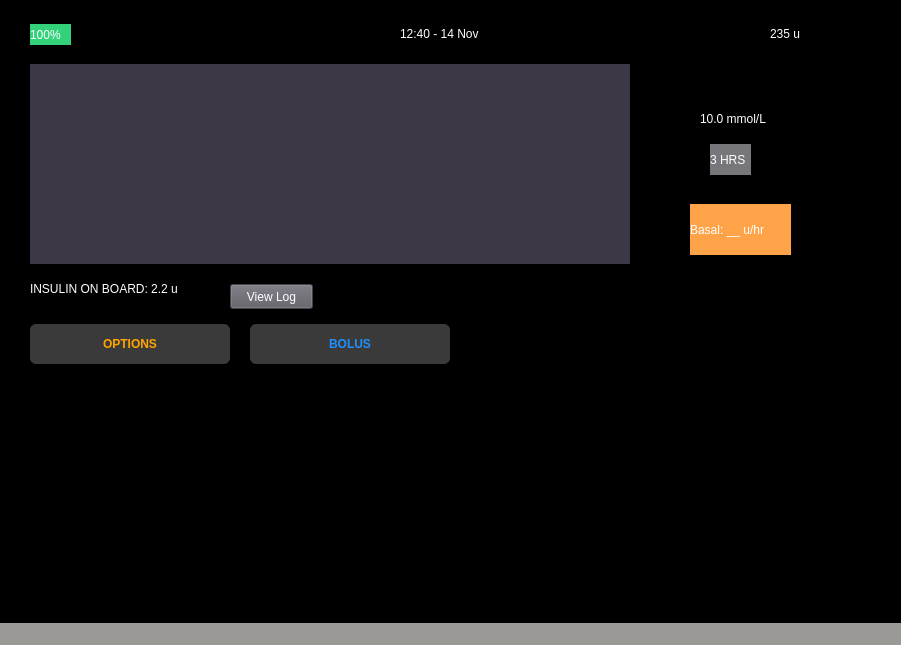
<?xml version="1.0" encoding="UTF-8"?>
<ui version="4.0">
 <class>MainWindow</class>
 <widget class="QMainWindow" name="MainWindow">
  <property name="geometry">
   <rect>
    <x>0</x>
    <y>0</y>
    <width>901</width>
    <height>645</height>
   </rect>
  </property>
  <property name="windowTitle">
   <string>MainWindow</string>
  </property>
  <property name="styleSheet">
   <string notr="true">background-color: rgb(154, 153, 150);</string>
  </property>
  <widget class="QWidget" name="centralwidget">
   <property name="styleSheet">
    <string notr="true">background-color: rgb(0, 0, 0); color: rgb(255, 255, 255);</string>
   </property>
   <widget class="QStackedWidget" name="stackedWidget">
    <property name="geometry">
     <rect>
      <x>0</x>
      <y>4</y>
      <width>921</width>
      <height>681</height>
     </rect>
    </property>
    <widget class="QWidget" name="homePage">
     <widget class="ClickableLabel" name="batteryLabel">
      <property name="geometry">
       <rect>
        <x>30</x>
        <y>20</y>
        <width>41</width>
        <height>21</height>
       </rect>
      </property>
      <property name="styleSheet">
       <string notr="true">background-color: rgb(51, 209, 122);</string>
      </property>
      <property name="text">
       <string>100%</string>
      </property>
     </widget>
     <widget class="QLabel" name="timeLabel">
      <property name="geometry">
       <rect>
        <x>400</x>
        <y>20</y>
        <width>100</width>
        <height>20</height>
       </rect>
      </property>
      <property name="text">
       <string>12:40 - 14 Nov</string>
      </property>
     </widget>
     <widget class="QLabel" name="reservoirLabel">
      <property name="geometry">
       <rect>
        <x>770</x>
        <y>20</y>
        <width>60</width>
        <height>20</height>
       </rect>
      </property>
      <property name="text">
       <string>235 u</string>
      </property>
     </widget>
     <widget class="QCustomPlot" name="glucoseGraph" native="true">
      <property name="geometry">
       <rect>
        <x>30</x>
        <y>60</y>
        <width>600</width>
        <height>200</height>
       </rect>
      </property>
      <property name="styleSheet">
       <string notr="true">background-color: rgb(61, 56, 70);</string>
      </property>
     </widget>
     <widget class="QLabel" name="glucoseLabel">
      <property name="geometry">
       <rect>
        <x>700</x>
        <y>100</y>
        <width>150</width>
        <height>30</height>
       </rect>
      </property>
      <property name="text">
       <string>10.0 mmol/L</string>
      </property>
     </widget>
     <widget class="QLabel" name="durationLabel">
      <property name="geometry">
       <rect>
        <x>710</x>
        <y>140</y>
        <width>41</width>
        <height>31</height>
       </rect>
      </property>
      <property name="styleSheet">
       <string notr="true">background-color: rgb(119, 118, 123);</string>
      </property>
      <property name="text">
       <string>3 HRS</string>
      </property>
     </widget>
     <widget class="QLabel" name="iobLabel">
      <property name="geometry">
       <rect>
        <x>30</x>
        <y>270</y>
        <width>200</width>
        <height>30</height>
       </rect>
      </property>
      <property name="text">
       <string>INSULIN ON BOARD: 2.2 u</string>
      </property>
     </widget>
     <widget class="QPushButton" name="optionsButton">
      <property name="geometry">
       <rect>
        <x>30</x>
        <y>320</y>
        <width>200</width>
        <height>40</height>
       </rect>
      </property>
      <property name="styleSheet">
       <string notr="true">QPushButton { background-color: #3a3a3a; color: orange; font-weight: bold; border-radius: 6px; padding: 8px; } QPushButton:pressed { background-color: #2b2b2b; }</string>
      </property>
      <property name="text">
       <string>OPTIONS</string>
      </property>
     </widget>
     <widget class="QPushButton" name="bolusButton">
      <property name="geometry">
       <rect>
        <x>250</x>
        <y>320</y>
        <width>200</width>
        <height>40</height>
       </rect>
      </property>
      <property name="styleSheet">
       <string notr="true">QPushButton { background-color: #3a3a3a; color: #1e90ff; font-weight: bold; border-radius: 6px; padding: 8px; } QPushButton:pressed { background-color: #2b2b2b; }</string>
      </property>
      <property name="text">
       <string>BOLUS</string>
      </property>
     </widget>
     <widget class="QPushButton" name="buttonViewLog">
      <property name="geometry">
       <rect>
        <x>230</x>
        <y>280</y>
        <width>83</width>
        <height>25</height>
       </rect>
      </property>
      <property name="styleSheet">
       <string notr="true">background-color: rgb(94, 92, 100)</string>
      </property>
      <property name="text">
       <string>View Log</string>
      </property>
     </widget>
     <widget class="QLabel" name="basalRateLabel">
      <property name="geometry">
       <rect>
        <x>690</x>
        <y>200</y>
        <width>101</width>
        <height>51</height>
       </rect>
      </property>
      <property name="styleSheet">
       <string notr="true">background-color: rgb(255, 163, 72);</string>
      </property>
      <property name="text">
       <string>Basal: __ u/hr</string>
      </property>
     </widget>
    </widget>
    <widget class="QWidget" name="bolusPage">
     <widget class="QLabel" name="labelBolusTitle">
      <property name="geometry">
       <rect>
        <x>460</x>
        <y>50</y>
        <width>111</width>
        <height>31</height>
       </rect>
      </property>
      <property name="styleSheet">
       <string notr="true">background-color:rgb(153, 193, 241)</string>
      </property>
      <property name="text">
       <string> Bolus Delivery</string>
      </property>
     </widget>
     <widget class="QLineEdit" name="lineEditGlucose">
      <property name="geometry">
       <rect>
        <x>210</x>
        <y>110</y>
        <width>142</width>
        <height>25</height>
       </rect>
      </property>
      <property name="styleSheet">
       <string notr="true">background-color: rgb(237, 51, 59);</string>
      </property>
     </widget>
     <widget class="QLineEdit" name="lineEditCarbs">
      <property name="geometry">
       <rect>
        <x>210</x>
        <y>150</y>
        <width>142</width>
        <height>25</height>
       </rect>
      </property>
      <property name="styleSheet">
       <string notr="true">background-color: rgb(237, 51, 59);</string>
      </property>
     </widget>
     <widget class="QLineEdit" name="targetGlucoseInput_2">
      <property name="geometry">
       <rect>
        <x>210</x>
        <y>190</y>
        <width>142</width>
        <height>25</height>
       </rect>
      </property>
      <property name="styleSheet">
       <string notr="true">background-color: rgb(237, 51, 59);</string>
      </property>
     </widget>
     <widget class="QLineEdit" name="isfInput_2">
      <property name="geometry">
       <rect>
        <x>210</x>
        <y>230</y>
        <width>142</width>
        <height>25</height>
       </rect>
      </property>
      <property name="styleSheet">
       <string notr="true">background-color: rgb(237, 51, 59);</string>
      </property>
     </widget>
     <widget class="QLineEdit" name="crInput_2">
      <property name="geometry">
       <rect>
        <x>210</x>
        <y>270</y>
        <width>142</width>
        <height>25</height>
       </rect>
      </property>
      <property name="styleSheet">
       <string notr="true">background-color: rgb(237, 51, 59);</string>
      </property>
     </widget>
     <widget class="QPushButton" name="buttonDeliver">
      <property name="geometry">
       <rect>
        <x>380</x>
        <y>320</y>
        <width>200</width>
        <height>40</height>
       </rect>
      </property>
      <property name="styleSheet">
       <string notr="true">background-color: rgb(53, 132, 228);</string>
      </property>
      <property name="text">
       <string>Deliver</string>
      </property>
     </widget>
     <widget class="QPushButton" name="buttonBackFromBolus">
      <property name="geometry">
       <rect>
        <x>50</x>
        <y>50</y>
        <width>100</width>
        <height>30</height>
       </rect>
      </property>
      <property name="styleSheet">
       <string notr="true">background-color: rgb(153, 193, 241);</string>
      </property>
      <property name="text">
       <string>&lt; Back</string>
      </property>
     </widget>
     <widget class="QLabel" name="label">
      <property name="geometry">
       <rect>
        <x>130</x>
        <y>120</y>
        <width>62</width>
        <height>17</height>
       </rect>
      </property>
      <property name="text">
       <string>Glucose:</string>
      </property>
     </widget>
     <widget class="QLabel" name="label_2">
      <property name="geometry">
       <rect>
        <x>140</x>
        <y>160</y>
        <width>62</width>
        <height>17</height>
       </rect>
      </property>
      <property name="text">
       <string>Carbs:</string>
      </property>
     </widget>
     <widget class="QLabel" name="label_3">
      <property name="geometry">
       <rect>
        <x>90</x>
        <y>190</y>
        <width>111</width>
        <height>20</height>
       </rect>
      </property>
      <property name="text">
       <string>Target Glucose:</string>
      </property>
     </widget>
     <widget class="QLabel" name="label_4">
      <property name="geometry">
       <rect>
        <x>140</x>
        <y>230</y>
        <width>62</width>
        <height>17</height>
       </rect>
      </property>
      <property name="text">
       <string>ISF:</string>
      </property>
     </widget>
     <widget class="QLabel" name="label_5">
      <property name="geometry">
       <rect>
        <x>121</x>
        <y>270</y>
        <width>81</width>
        <height>20</height>
       </rect>
      </property>
      <property name="text">
       <string>Carb Ratio:</string>
      </property>
     </widget>
     <widget class="QPushButton" name="buttonSaveProfile">
      <property name="geometry">
       <rect>
        <x>30</x>
        <y>330</y>
        <width>81</width>
        <height>31</height>
       </rect>
      </property>
      <property name="styleSheet">
       <string notr="true">background-color: rgb(192, 97, 203);</string>
      </property>
      <property name="text">
       <string>Profiles</string>
      </property>
     </widget>
     <widget class="QLabel" name="label_7">
      <property name="geometry">
       <rect>
        <x>30</x>
        <y>310</y>
        <width>62</width>
        <height>17</height>
       </rect>
      </property>
      <property name="text">
       <string>Name:</string>
      </property>
     </widget>
     <widget class="QLineEdit" name="lineEditName">
      <property name="geometry">
       <rect>
        <x>80</x>
        <y>300</y>
        <width>113</width>
        <height>25</height>
       </rect>
      </property>
      <property name="styleSheet">
       <string notr="true">background-color: rgb(119, 118, 123)</string>
      </property>
      <property name="text">
       <string/>
      </property>
     </widget>
     <widget class="QComboBox" name="comboBoxProfiles">
      <property name="geometry">
       <rect>
        <x>120</x>
        <y>330</y>
        <width>141</width>
        <height>31</height>
       </rect>
      </property>
      <property name="styleSheet">
       <string notr="true">background-color: rgb(192, 191, 188);</string>
      </property>
     </widget>
    </widget>
    <widget class="QWidget" name="optionsPage">
     <widget class="QLabel" name="labelOptionsTitle">
      <property name="geometry">
       <rect>
        <x>580</x>
        <y>30</y>
        <width>61</width>
        <height>21</height>
       </rect>
      </property>
      <property name="styleSheet">
       <string notr="true">background-color: rgb(98, 160, 234);</string>
      </property>
      <property name="text">
       <string>Settings</string>
      </property>
     </widget>
     <widget class="QLineEdit" name="lineEditBasalRate">
      <property name="geometry">
       <rect>
        <x>250</x>
        <y>140</y>
        <width>142</width>
        <height>25</height>
       </rect>
      </property>
      <property name="styleSheet">
       <string notr="true">background-color: rgb(237, 51, 59);</string>
      </property>
     </widget>
     <widget class="QPushButton" name="buttonUpdateBasal">
      <property name="geometry">
       <rect>
        <x>490</x>
        <y>270</y>
        <width>200</width>
        <height>40</height>
       </rect>
      </property>
      <property name="styleSheet">
       <string notr="true">background-color: rgb(53, 132, 228)</string>
      </property>
      <property name="text">
       <string>Update Basal Rate</string>
      </property>
     </widget>
     <widget class="QLabel" name="labelBasalStatus">
      <property name="geometry">
       <rect>
        <x>160</x>
        <y>110</y>
        <width>191</width>
        <height>21</height>
       </rect>
      </property>
     </widget>
     <widget class="QPushButton" name="buttonBackFromOptions">
      <property name="geometry">
       <rect>
        <x>120</x>
        <y>30</y>
        <width>100</width>
        <height>30</height>
       </rect>
      </property>
      <property name="styleSheet">
       <string notr="true">background-color: rgb(98, 160, 234);</string>
      </property>
      <property name="text">
       <string>&lt; Back</string>
      </property>
     </widget>
     <widget class="QLabel" name="label_6">
      <property name="geometry">
       <rect>
        <x>160</x>
        <y>140</y>
        <width>81</width>
        <height>20</height>
       </rect>
      </property>
      <property name="text">
       <string>Basal Rate:</string>
      </property>
     </widget>
     <widget class="QCheckBox" name="checkBoxControlIQ">
      <property name="geometry">
       <rect>
        <x>230</x>
        <y>30</y>
        <width>141</width>
        <height>31</height>
       </rect>
      </property>
      <property name="styleSheet">
       <string notr="true">background-color: rgb(98, 160, 234);</string>
      </property>
      <property name="text">
       <string>Enable Control IQ</string>
      </property>
     </widget>
    </widget>
   </widget>
  </widget>
  <widget class="QStatusBar" name="statusbar"/>
 </widget>
 <customwidgets>
  <customwidget>
   <class>QCustomPlot</class>
   <extends>QWidget</extends>
   <header>qcustomplot.h</header>
   <container>1</container>
  </customwidget>
  <customwidget>
   <class>ClickableLabel</class>
   <extends>QLabel</extends>
   <header>clickablelabel.h</header>
  </customwidget>
 </customwidgets>
 <resources/>
 <connections/>
</ui>
